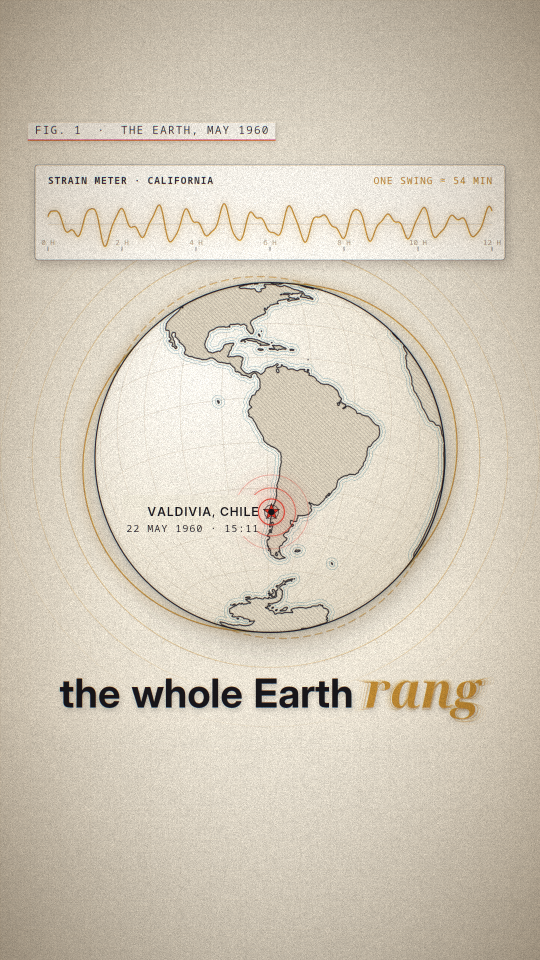
#> input picture valdivia/out/style/frame_1_bell.png, 1080 x 1920 px (shown at 1/2 size); its folder holds only this picture in this run
$ python frames.py '->' out/style/frame_1_bell.png ... frame_7_title.png + out/style/style_frames.png
#> lines starting #> are read from the running program, lines starting #| are printed output that depends on the picture
### valdivia/ink.py
""""Seismogram" drawing kit for the Valdivia Short.

  * Bone-white seismograph drum paper (fibres, millimetre grid, drum curvature) and black ink that bleeds slightly
  * Cut-paper layers with real soft shadows for sections (plates, magnitude squares)
  * The quake made visible: a seismograph trace that drives everything (shake, caption jitter, line wobble)
  * Ink engraving for maps: globe and Pacific chart from Natural Earth coastlines (shared with krakatoa/)
  * Captions that live in the graphics: ink-in, trace-driven shake, fault-split, ride-the-wave, sink-into-water
  * Post: paper grain, warm vignette, a touch of lens fringing, ink-red bloom only
"""
import json, math, os

import cv2
import numpy as np
import skia

W, H, FPS = 1080, 1920, 30
HERE = os.path.dirname(os.path.abspath(__file__))
FONT_DIR = os.path.join(HERE, "..", "deep-hole", "fonts")          # shared fonts
DATA_DIR = os.path.join(HERE, "..", "krakatoa", "data")            # shared Natural Earth coastlines
cv2.setNumThreads(1)

# ---------------------------------------------------------------- palette
BONE = (238, 231, 216)        # drum paper
SHADE = (219, 209, 189)       # paper in shadow, land fill
SEPIA = (172, 158, 132)       # grid, secondary labels
INK = (24, 23, 27)            # all linework and text
RED = (222, 52, 38)           # the quake: rupture, energy, shaking
TEAL = (18, 104, 128)         # water: sea, tsunami
BRONZE = (190, 138, 52)       # the ringing planet (part 1 and 5 only)
WHITE = (252, 249, 242)

FONTS = {
    "regular": "InterDisplay-Regular.otf", "medium": "InterDisplay-Medium.otf", "semibold": "InterDisplay-SemiBold.otf",
    "bold": "InterDisplay-Bold.otf", "black": "InterDisplay-Black.otf", "light": "InterDisplay-Light.otf",
    "serif": "NotoSerifDisplay-Italic.ttf", "serif_bold": "NotoSerifDisplay-BoldItalic.ttf",
    "serif_roman": "NotoSerifDisplay-Regular.ttf",
    "mono": "NotoSansMono-Regular.ttf", "mono_bold": "NotoSansMono-Bold.ttf",
}
_TF, _F = {}, {}


# ---------------------------------------------------------------- basics
def clamp(x, a=0.0, b=1.0):
    return a if x < a else b if x > b else x


def prog(t, t0, t1):
    return clamp((t - t0) / (t1 - t0)) if t1 > t0 else float(t >= t1)


def smooth(x):
    x = clamp(x)
    return x * x * (3 - 2 * x)


def out_cubic(x):
    return 1 - (1 - clamp(x)) ** 3


def out_expo(x):
    x = clamp(x)
    return 1.0 if x >= 1 else 1 - 2 ** (-10 * x)


def spring(u, k=7.0, w=10.0):
    u = clamp(u)
    return 1 - math.exp(-k * u) * math.cos(w * u)


def mix(a, b, t):
    t = clamp(t)
    return tuple(a[i] + (b[i] - a[i]) * t for i in range(3))


def col(rgb, a=255):
    return skia.Color(int(rgb[0]), int(rgb[1]), int(rgb[2]), int(clamp(a / 255) * 255))


# [13 lines left out: function paint, not called in this run]


MULT = skia.BlendMode.kMultiply
SCREEN = skia.BlendMode.kScreen


def dashed(p, on, off, phase=0):
    p.setPathEffect(skia.DashPathEffect.Make([on, off], phase))
    return p


# [10 lines left out: function font, not called in this run]


def width(s, kind, size, tracking=0.0):
    f = font(kind, size)
    return sum(f.measureText(ch) for ch in s) + tracking * size * max(0, len(s) - 1)


# [10 lines left out: function label, not called in this run]


# ---------------------------------------------------------------- noise + paper
def _value_noise(h, w, scale, rng):
    g = rng.random((int(h / scale) + 3, int(w / scale) + 3)).astype(np.float32)
    return cv2.resize(g, (w + int(3 * scale), h + int(3 * scale)), interpolation=cv2.INTER_CUBIC)[:h, :w]


# [11 lines left out: function fbm, not called in this run]


_PAPER = {}


# [121 lines left out: functions paper_image, paper, ink, glow, cutout, hatch and 3 more, not called in this run]


# ---------------------------------------------------------------- projection + coastlines
_LAND = {}


# [4 lines left out: function land, not called in this run]


class Ortho:
    """Orthographic projection centred on (lon0, lat0), then a 2D similarity (scale R, rotation, offset)."""

    def __init__(self, lon0, lat0, R, cx, cy, rot=0.0):
        self.l0, self.p0 = math.radians(lon0), math.radians(lat0)
        self.R, self.cx, self.cy, self.rot = R, cx, cy, math.radians(rot)

    # [8 lines left out: function __call__, not called in this run]


class Chart:
    """Plate carrée chart for a lon/lat box; longitudes are unwrapped so the box may cross the date line."""

    # [11 lines left out: functions __init__, __call__, not called in this run]

    def rect(self):
        return skia.Rect.MakeXYWH(self.x, self.y, self.w, self.h)


# [31 lines left out: function land_path, not called in this run]


_EQ = None


# [10 lines left out: function _eq_mask, not called in this run]


_GLOBE = {}


# [39 lines left out: function globe_land_path, not called in this run]


_COAST = {}


# [61 lines left out: functions _coast_layer, engraved_land, graticule, _poly, destination, not called in this run]


def gc_km(a, b):
    p1, p2 = math.radians(a[1]), math.radians(b[1])
    dl = math.radians(b[0] - a[0])
    return 6371 * math.acos(clamp(math.sin(p1) * math.sin(p2) + math.cos(p1) * math.cos(p2) * math.cos(dl), -1, 1))


# [77 lines left out: functions small_circle, fig, dim_line, pin, star, card, not called in this run]


# ---------------------------------------------------------------- captions that live in the graphics
CAP_Y = 1390


# [131 lines left out: functions _word_layout, _ink_char, caption, caption_split, caption_on_path, not called in this run]


# ---------------------------------------------------------------- post
_GRAIN = _VIG = None


# [46 lines left out: functions post, render, not called in this run]

### valdivia/frames.py
"""Style frames for approval.

  python3 frames.py            -> out/style/frame_1_bell.png ... frame_7_title.png + out/style/style_frames.png
  python3 frames.py fault      -> only the frames whose name contains "fault"
"""
import math, os, sys

import numpy as np
import skia
from PIL import Image

from ink import *  # noqa: F401,F403
from ink import _word_layout

OUT = os.path.join(HERE, "out", "style")
EPI = (-73.41, -38.14)          # 1960 main shock epicentre (USGS)
VALDIVIA = (-73.24, -39.81)
HILO = (-155.09, 19.72)
JAPAN = (141.5, 38.9)           # Sanriku coast
RUPTURE = [(-74.0, -37.0), (-74.3, -38.5), (-74.6, -40.0), (-74.9, -41.5), (-75.2, -43.0), (-75.6, -44.5), (-75.9, -46.0)]
SHADOW = (40, 30, 20)


def tab(c, x, y, w, h, a=255):
    """A small paper tab behind a label so it reads over linework."""
    c.drawRRect(skia.RRect.MakeRectXY(skia.Rect.MakeXYWH(x, y, w, h), 4, 4), paint(BONE, a * 0.92))


# [347 lines left out: functions words_ink, ringing_word, bell_frame, fault_frame, _row, drum_frame and 2 more, not called in this run]


HILO_D, JAPAN_D = gc_km(EPI, HILO), gc_km(EPI, JAPAN)


# [200 lines left out: functions pacific_frame, dead_tree, _plume, forest_frame, title_frame, not called in this run]


FRAMES = [("frame_1_bell", bell_frame), ("frame_2_fault", fault_frame), ("frame_3_drum", drum_frame),
          ("frame_4_magnitude", magnitude_frame), ("frame_5_pacific", pacific_frame),
          ("frame_6_forest", forest_frame), ("frame_7_title", title_frame)]

if __name__ == "__main__":
    os.makedirs(OUT, exist_ok=True)
    only = sys.argv[1:]
    paths = []
    for name, fn in FRAMES:
        p = os.path.join(OUT, f"{name}.png")
        paths.append(p)
        if only and not any(o in name for o in only):
            continue
        kw = dict(shake=0.25) if "drum" in name else {}
        Image.fromarray(render(fn, 9.0, samples=1, **kw)).save(p)
        print(p)
    n = len(paths)
    sheet = Image.new("RGB", (n * 432 + (n + 1) * 20, 768 + 40), BONE)
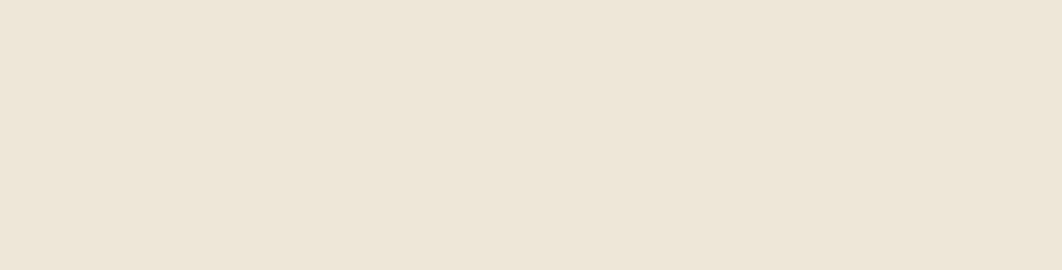
#> sheet: PIL image 3184x808 RGB (shown at 1/3 size); mean R, G, B 238, 231, 216
    for i, p in enumerate(paths):
        if os.path.exists(p):
            sheet.paste(Image.open(p).resize((432, 768), Image.LANCZOS), (20 + i * 452, 20))
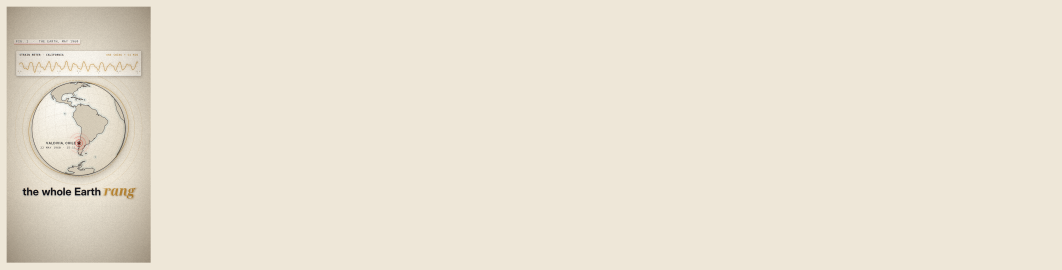
#> sheet: PIL image 3184x808 RGB (shown at 1/3 size); mean R, G, B 234.3, 227, 211.8
    sheet.save(os.path.join(OUT, "style_frames.png"))
